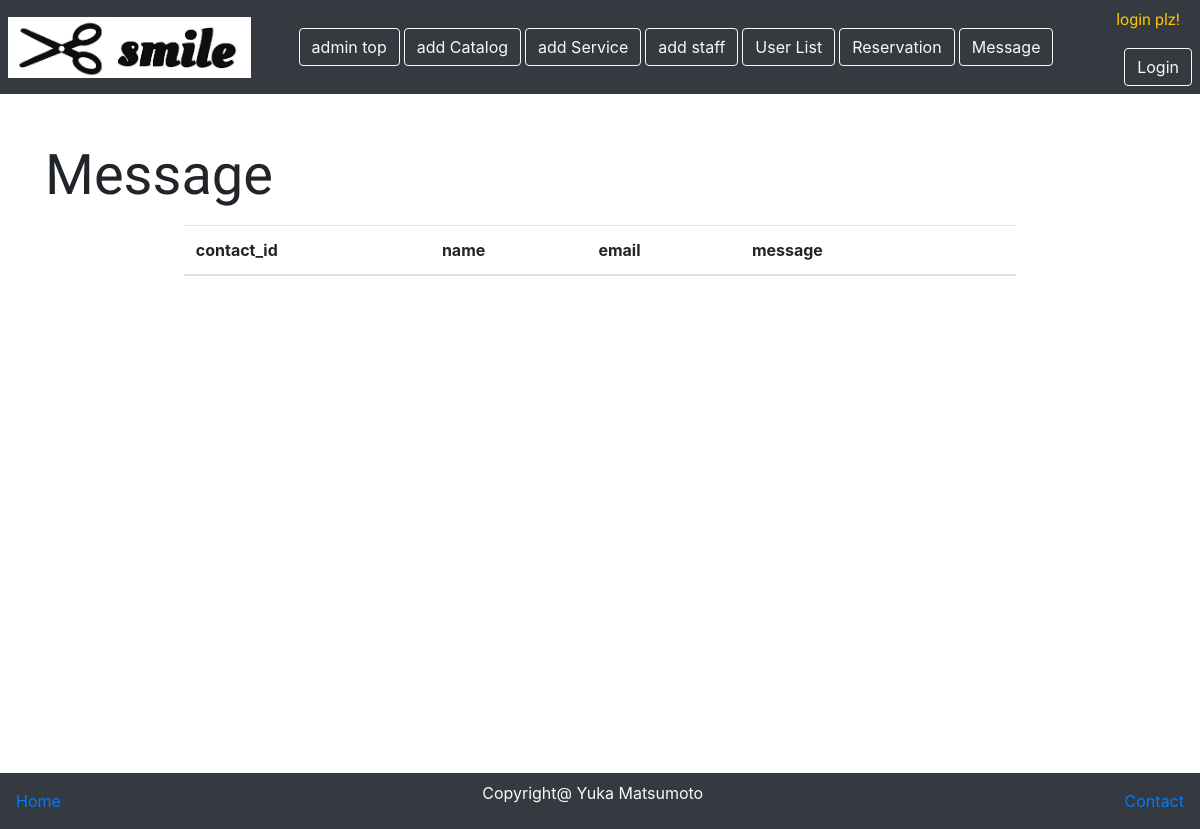
The app's page /msg_list.php, older data.
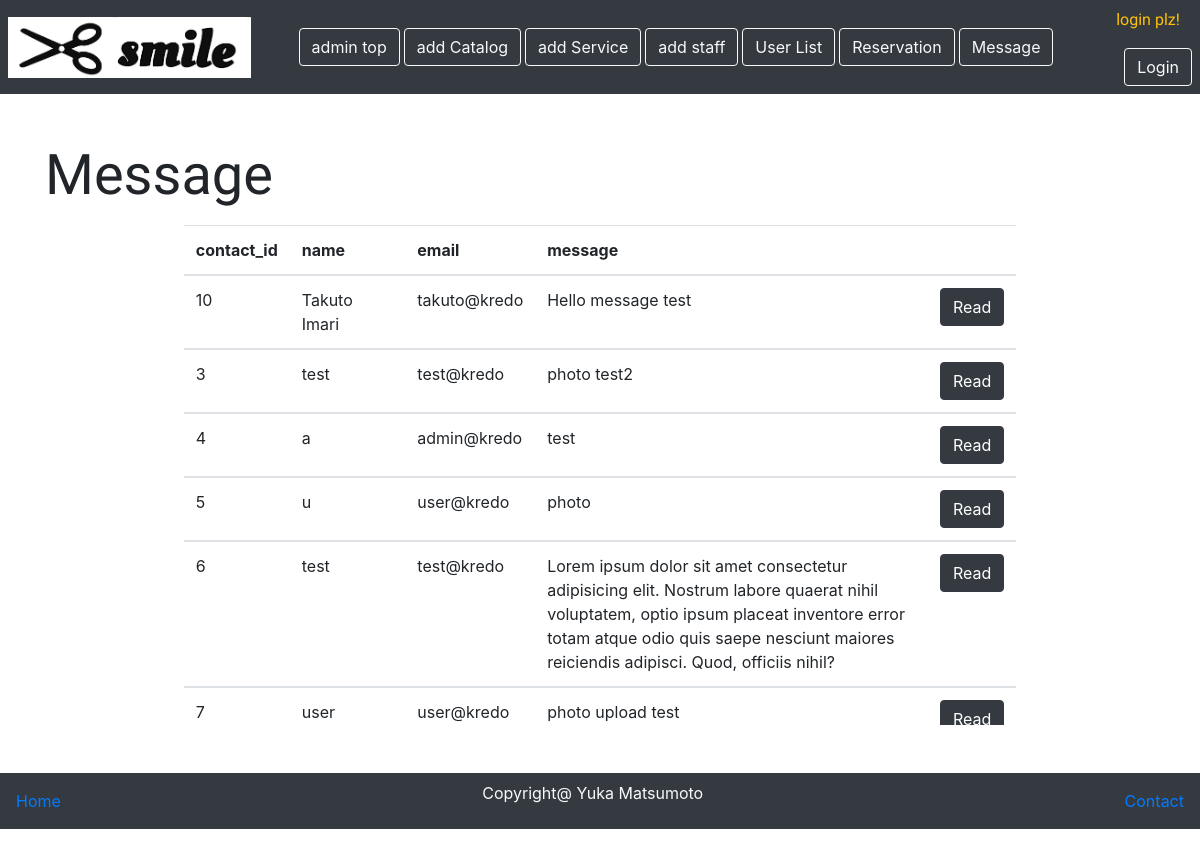
The same page, newer data.
### tables this page shows
CREATE TABLE `contact` (
  `contact_id` int(11) NOT NULL,
  `contact_name` varchar(30) NOT NULL,
  `contact_email` varchar(100) NOT NULL,
  `gender` varchar(20) NOT NULL,
  `service` varchar(100) NOT NULL,
  `stylist` varchar(100) NOT NULL,
  `comment` varchar(300) NOT NULL,
  `iphoto` varchar(300) NOT NULL,
  `c_id` int(11) DEFAULT NULL,
  `send_time` timestamp NOT NULL DEFAULT CURRENT_TIMESTAMP ON UPDATE CURRENT_TIMESTAMP
);

### classes/connection.php (called while the page is built, shortened)
<?php
class Connection{
    private $servername="localhost";
    private $username ="root";
    private $password ="root";
    private $db_name ="hairsalon";
    function __construct(){
        $this->conn = new mysqli($this->servername,$this->username,$this->password,$this->db_name);
        if($this->conn->connect_error){
            die('error connection to database'.$this->conn->connect_error);
        }else{
            return $this->conn;
        }
    }
}
?>

### hairsalonAction.php (called while the page is built, shortened)
<?php
include 'classes/Hairsalon.php';
$Hairsalon= new Hairsalon;
?>

### classes/Hairsalon.php (called while the page is built, shortened)
<?php
include 'connection.php';
class Hairsalon extends Connection{
function displayContact(){
    $sql ="SELECT * FROM contact ORDER BY send_time DESC";
    $result = $this->conn->query($sql);
    if ($result->num_rows > 0){
        while ($rows = $result ->fetch_assoc()){
            $row[] = $rows;
        }return $row;
    }else{
        return FALSE;
    }
}
}
?>

### msg_list.php (the view, shortened to what this page needs)
<?php
include 'adminMenu.php';
$msg_list = $Hairsalon->displayContact();
?>
<!doctype html>
<html lang="en">
  <head>
    <link rel="stylesheet" href="https://stackpath.bootstrapcdn.com/bootstrap/4.3.1/css/bootstrap.min.css">
  </head>
  <body>
      <div class="container mt-5">
          <p class="display-4">Message</p>
          <div class="w-75 mx-auto" id="list">
          <table class="table table-hover">
                <thead>
                  <th>contact_id</th>
                  <th>name</th>
                  <th>email</th>
                  <th>message</th>
                  <th></th>
                </thead>
                <div class="div">
                <?php foreach($msg_list as $row3) :?>
                <tbody>
                    <td><?php echo $row3['contact_id']?></td>
                    <td><?php echo $row3['contact_name']?></td>
                    <td><?php echo $row3['contact_email']?></td>
                    <td><?php echo $row3['comment'] ?></td>
                    <td><a href="msg_detail.php?contact_id=<?php echo $row3['contact_id'];?>" class="btn btn-dark">Read</a></td>
                </tbody>
                <?php endforeach;?>
                </div>
              </table>
          </div>
      </div>
        <nav class="nav navbar bg-dark mt-5">
        <a href="dashboard.php" >Home</a>
        <p class="text-light">Copyright@ Yuka Matsumoto</p>
        <a href="contactpage.php">Contact</a>
        </nav>
  </body>
</html>

Row changes from the older to the newer data that the page shows:
added contact: contact_id "10", contact_name "Takuto Imari", contact_email "takuto@kredo", comment "Hello message test"
added contact: contact_id "3", contact_name "test", contact_email "test@kredo", comment "photo test2"
added contact: contact_id "4", contact_name "a", contact_email "admin@kredo", comment "test"
added contact: contact_id "5", contact_name "u", contact_email "user@kredo", comment "photo"
added contact: contact_id "6", contact_name "test", contact_email "test@kredo", comment "Lorem ipsum dolor sit amet consectetur adipisicing elit. Nostrum labore quaerat nihil voluptatem, optio ipsum placeat inventore error totam atque odio quis saepe nesciunt maiores reiciendis adipisci. Quod, officiis nihil?"
added contact: contact_id "7", contact_name "user", contact_email "user@kredo", comment "photo upload test"
